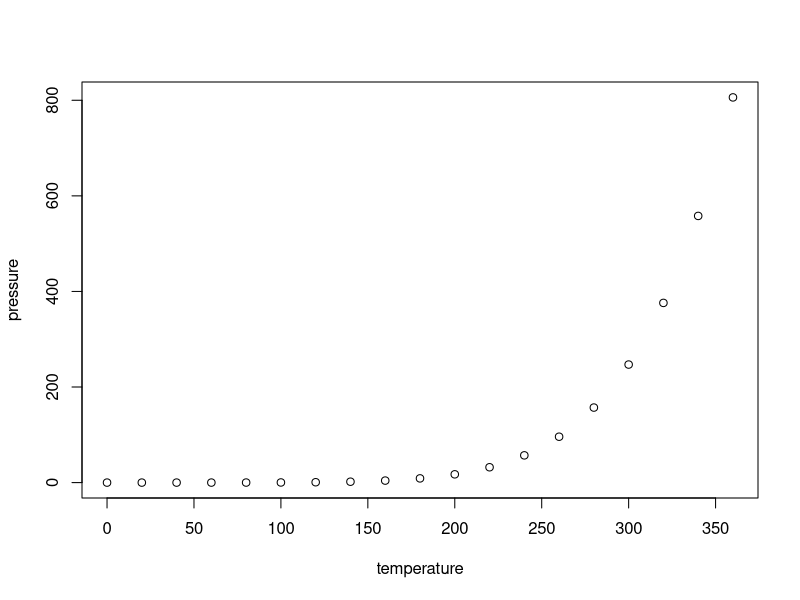
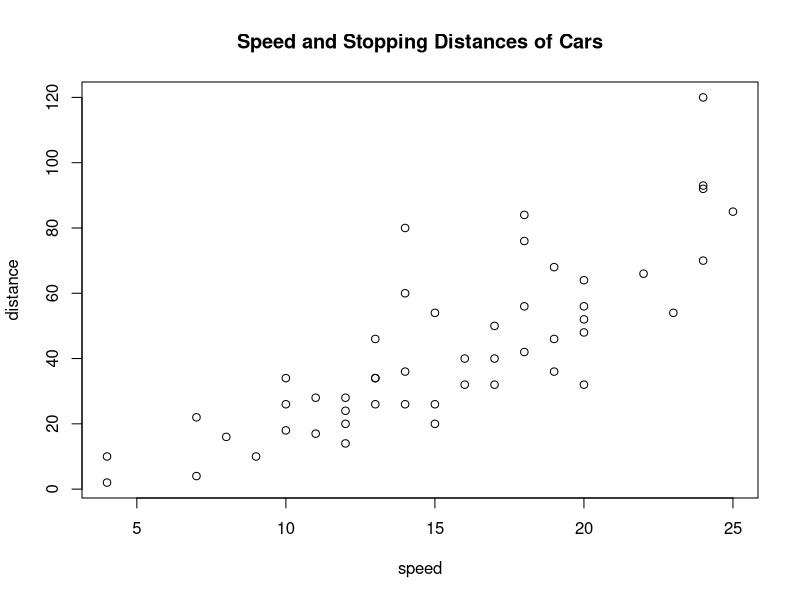
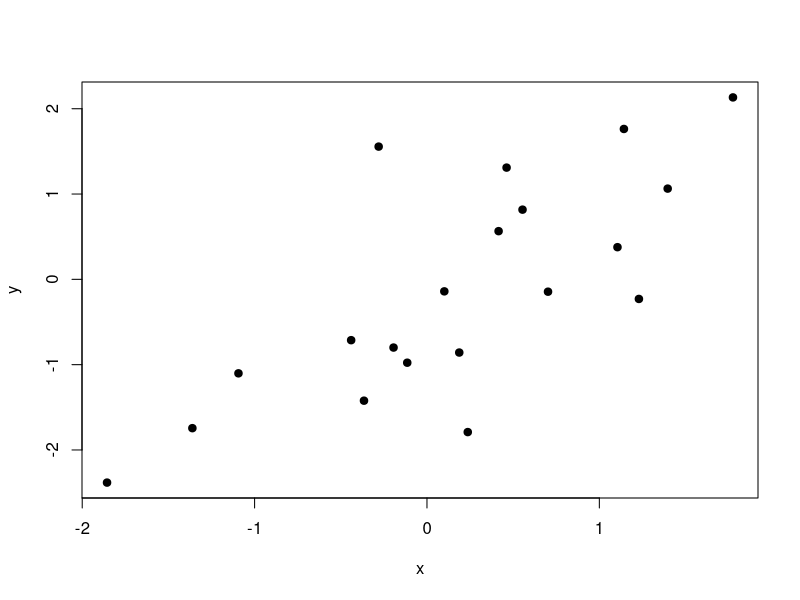
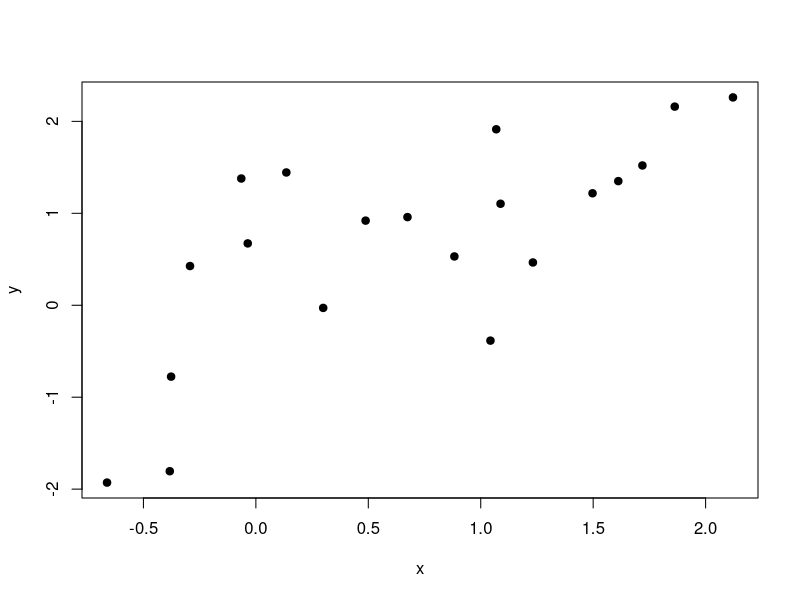

Write R code to recreate these figures, in order.
## ---- chunk 1
knitr::opts_chunk$set(echo = TRUE)
## ---- chunk 2
summary(cars)
## ---- chunk 3
plot(pressure)
## ---- chunk 4
#a
? median
#b
head(pressure, n = 10)
#c
head(pressure)
#d
#b shows 10 rows but c shows 6 rows.
## ---- chunk 5
#a
median(cars$dist)
#b
mean(cars$speed)
#c
summary(cars)
#d
plot(x = cars$speed, 
     y = cars$dist, 
     type = "p", 
     axes = TRUE, 
     xlab = "speed", 
     ylab = "distance",
     main = "Speed and Stopping Distances of Cars")
## ---- chunk 6
#a
iris
x <- (iris$Sepal.Length[which(iris$Species == "versicolor")][25])
y <- (iris$Sepal.Length[which(iris$Species == "versicolor")][26])
sum(x,y)/2
#b
sum(iris$Petal.Length[which(iris$Petal.Length >= 0 & iris$Petal.Length <= 3)])
#c
x<- iris$Sepal.Length[which(iris$Species == "virginica")][10]
x*4/(2^3)
#d
x<- sum(iris$Sepal.Width[which(iris$Species == "setosa")])
4*(x/2)^3
## ---- chunk 7
#a
set.seed(13) ## set the random seed
x <- rnorm(n = 20) ## generate predictor variable
y <- rnorm(n = 20, mean = x) ## generate response variable plot(y ~ x, pch = 19) ## plot (x,y) pairs
plot(y ~ x, pch = 19)
#b
set.seed(14) ## set the random seed
x <- rnorm(n = 20) ## generate predictor variable
y <- rnorm(n = 20, mean = x) ## generate response variable plot(y ~ x, pch = 19) ## plot (x,y) pairs
plot(y ~ x, pch = 19)
#c 
#According to the result in the plot picture, the result is different.
#d
#The R will return the same value for each set.seed(value). If we need to get the results to be reproducible, set the random seed is valuable.
